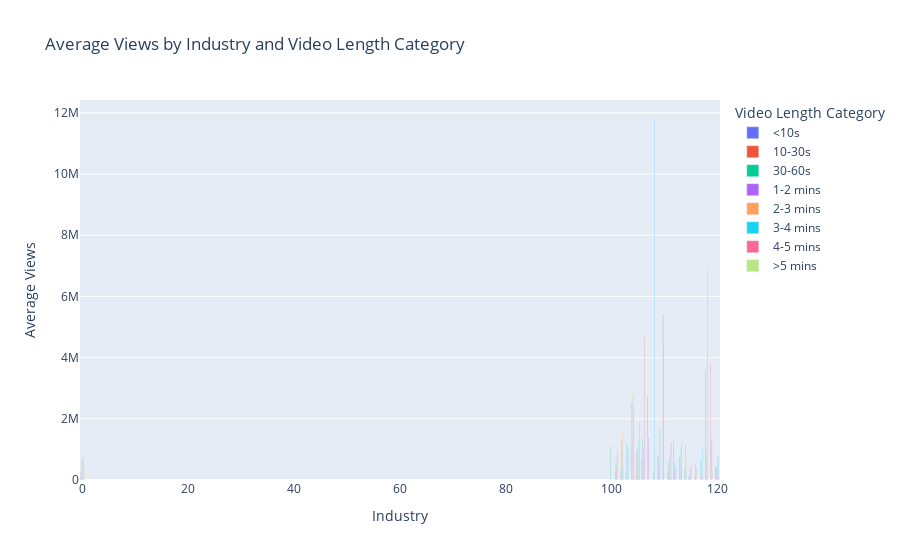

Source (notebook cell):
### Code cell
# Insight 1.2: Optimal Video Length by Industry
if 'CategoryType' in df.columns:
    industry_length = df.groupby(['CategoryType', 'video_length_category'])[['statsV2.playCount', 'statsV2.diggCount', 'statsV2.commentCount', 'statsV2.shareCount']].mean().reset_index()
    fig2 = px.bar(industry_length, x='CategoryType', y='statsV2.playCount', color='video_length_category',
                  title="Average Views by Industry and Video Length Category",
                  labels={'statsV2.playCount': 'Average Views', 'CategoryType': 'Industry', 'video_length_category': 'Video Length Category'},
                  barmode='group')
    fig2.show()

### Figure 1 — Plotly figure (JSON) as saved in the notebook; plotly's stock layout.template omitted (floating-point values rounded to 4 significant figures)
{"data": [{"alignmentgroup": "True", "hovertemplate": "Video Length Category=<10s<br>Industry=%{x}<br>Average Views=%{y}<extra></extra>", "legendgroup": "<10s", "marker": {"color": "#636efa", "pattern": {"shape": ""}}, "name": "<10s", "offsetgroup": "<10s", "orientation": "v", "showlegend": true, "textposition": "auto", "type": "bar", "x": [0, 100, 101, 102, 103, 104, 105, 106, 107, 108, 109, 110, 111, 112, 113, 114, 115, 116, 117, 118, 119, 120], "xaxis": "x", "y": [258000.0, NaN, NaN, NaN, NaN, NaN, 119000.0, NaN, NaN, NaN, NaN, NaN, 258500.0, NaN, NaN, NaN, 129700.0, NaN, NaN, NaN, NaN, 470400.0], "yaxis": "y"}, {"alignmentgroup": "True", "hovertemplate": "Video Length Category=10-30s<br>Industry=%{x}<br>Average Views=%{y}<extra></extra>", "legendgroup": "10-30s", "marker": {"color": "#EF553B", "pattern": {"shape": ""}}, "name": "10-30s", "offsetgroup": "10-30s", "orientation": "v", "showlegend": true, "textposition": "auto", "type": "bar", "x": [0, 100, 101, 102, 103, 104, 105, 106, 107, 108, 109, 110, 111, 112, 113, 114, 115, 116, 117, 118, 119, 120], "xaxis": "x", "y": [386900.0, NaN, 359300.0, 280400.0, 221600.0, 1113000.0, 867100.0, 663300.0, 2703000.0, NaN, 764700.0, 5400000.0, 541500.0, 1278000.0, NaN, 220400.0, 56200.0, 106400.0, NaN, 3600000.0, 3823000.0, 358800.0], "yaxis": "y"}, {"alignmentgroup": "True", "hovertemplate": "Video Length Category=30-60s<br>Industry=%{x}<br>Average Views=%{y}<extra></extra>", "legendgroup": "30-60s", "marker": {"color": "#00cc96", "pattern": {"shape": ""}}, "name": "30-60s", "offsetgroup": "30-60s", "orientation": "v", "showlegend": true, "textposition": "auto", "type": "bar", "x": [0, 100, 101, 102, 103, 104, 105, 106, 107, 108, 109, 110, 111, 112, 113, 114, 115, 116, 117, 118, 119, 120], "xaxis": "x", "y": [672500.0, 1100000.0, 576600.0, 944300.0, 1199000.0, 2519000.0, 1032000.0, 1355000.0, 1009000.0, NaN, 692400.0, 4308000.0, 587200.0, 545100.0, 745700.0, 373000.0, 419600.0, 543800.0, 592800.0, 863700.0, 634200.0, 410400.0], "yaxis": "y"}, {"alignmentgroup": "True", "hovertemplate": "Video Length Category=1-2 mins<br>Industry=%{x}<br>Average Views=%{y}<extra></extra>", "legendgroup": "1-2 mins", "marker": {"color": "#ab63fa", "pattern": {"shape": ""}}, "name": "1-2 mins", "offsetgroup": "1-2 mins", "orientation": "v", "showlegend": true, "textposition": "auto", "type": "bar", "x": [0, 100, 101, 102, 103, 104, 105, 106, 107, 108, 109, 110, 111, 112, 113, 114, 115, 116, 117, 118, 119, 120], "xaxis": "x", "y": [528100.0, NaN, 419100.0, 1308000.0, 933300.0, 1383000.0, 692800.0, 1046000.0, 1369000.0, 248900.0, 470200.0, NaN, 506300.0, 307200.0, 486900.0, 1122000.0, 390600.0, 388700.0, 490100.0, 540600.0, 1316000.0, 418400.0], "yaxis": "y"}, {"alignmentgroup": "True", "hovertemplate": "Video Length Category=2-3 mins<br>Industry=%{x}<br>Average Views=%{y}<extra></extra>", "legendgroup": "2-3 mins", "marker": {"color": "#FFA15A", "pattern": {"shape": ""}}, "name": "2-3 mins", "offsetgroup": "2-3 mins", "orientation": "v", "showlegend": true, "textposition": "auto", "type": "bar", "x": [0, 100, 101, 102, 103, 104, 105, 106, 107, 108, 109, 110, 111, 112, 113, 114, 115, 116, 117, 118, 119, 120], "xaxis": "x", "y": [657700.0, NaN, 755300.0, 1537000.0, 453000.0, 2807000.0, 703500.0, 1028000.0, 243100.0, NaN, 578300.0, NaN, 833400.0, 76030.0, 314500.0, 800000.0, 518900.0, 343700.0, 586000.0, 466600.0, 248600.0, 803000.0], "yaxis": "y"}, {"alignmentgroup": "True", "hovertemplate": "Video Length Category=3-4 mins<br>Industry=%{x}<br>Average Views=%{y}<extra></extra>", "legendgroup": "3-4 mins", "marker": {"color": "#19d3f3", "pattern": {"shape": ""}}, "name": "3-4 mins", "offsetgroup": "3-4 mins", "orientation": "v", "showlegend": true, "textposition": "auto", "type": "bar", "x": [0, 100, 101, 102, 103, 104, 105, 106, 107, 108, 109, 110, 111, 112, 113, 114, 115, 116, 117, 118, 119, 120], "xaxis": "x", "y": [820500.0, NaN, 967200.0, 389600.0, 1113000.0, 2450000.0, 1260000.0, 680000.0, NaN, 11800000.0, 1647000.0, NaN, 923100.0, 447800.0, 1072000.0, 139100.0, NaN, NaN, 1078000.0, 6846000.0, NaN, 737700.0], "yaxis": "y"}, {"alignmentgroup": "True", "hovertemplate": "Video Length Category=4-5 mins<br>Industry=%{x}<br>Average Views=%{y}<extra></extra>", "legendgroup": "4-5 mins", "marker": {"color": "#FF6692", "pattern": {"shape": ""}}, "name": "4-5 mins", "offsetgroup": "4-5 mins", "orientation": "v", "showlegend": true, "textposition": "auto", "type": "bar", "x": [0, 100, 101, 102, 103, 104, 105, 106, 107, 108, 109, 110, 111, 112, 113, 114, 115, 116, 117, 118, 119, 120], "xaxis": "x", "y": [386800.0, NaN, NaN, NaN, NaN, NaN, 1915000.0, 4700000.0, NaN, NaN, NaN, NaN, 1231000.0, NaN, 1200000.0, NaN, NaN, NaN, 130400.0, NaN, NaN, 77730.0], "yaxis": "y"}, {"alignmentgroup": "True", "hovertemplate": "Video Length Category=>5 mins<br>Industry=%{x}<br>Average Views=%{y}<extra></extra>", "legendgroup": ">5 mins", "marker": {"color": "#B6E880", "pattern": {"shape": ""}}, "name": ">5 mins", "offsetgroup": ">5 mins", "orientation": "v", "showlegend": true, "textposition": "auto", "type": "bar", "x": [0, 100, 101, 102, 103, 104, 105, 106, 107, 108, 109, 110, 111, 112, 113, 114, 115, 116, 117, 118, 119, 120], "xaxis": "x", "y": [389600.0, NaN, NaN, NaN, NaN, NaN, NaN, NaN, NaN, NaN, NaN, NaN, 750700.0, NaN, NaN, NaN, NaN, NaN, NaN, NaN, NaN, 12600.0], "yaxis": "y"}], "layout": {"barmode": "group", "legend": {"title": {"text": "Video Length Category"}, "tracegroupgap": 0}, "title": {"text": "Average Views by Industry and Video Length Category"}, "xaxis": {"anchor": "y", "domain": [0, 1], "title": {"text": "Industry"}}, "yaxis": {"anchor": "x", "domain": [0, 1], "title": {"text": "Average Views"}}}}
